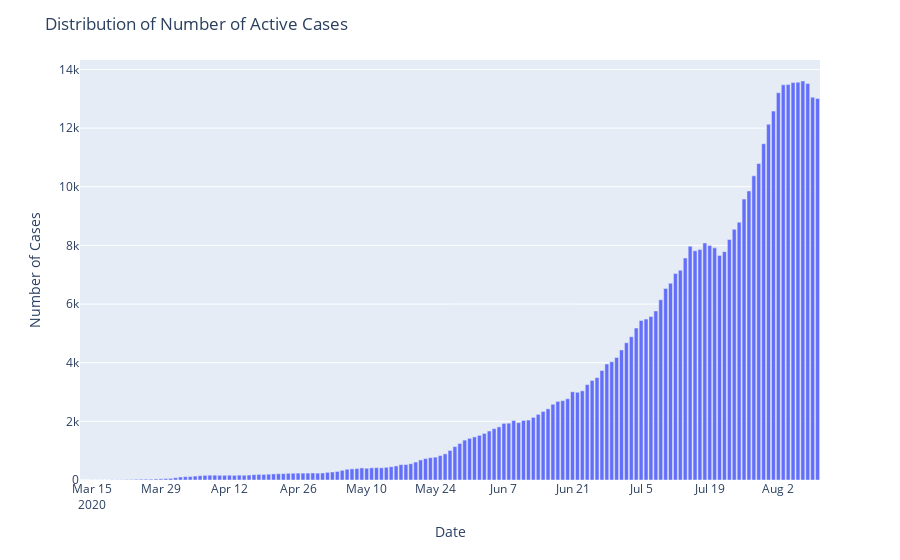

This figure's notebook cell:
### Code cell
fig=px.bar(x=datewise.index,y=datewise["Confirmed"]-datewise["Recovered"]-datewise["Deaths"])
fig.update_layout(title="Distribution of Number of Active Cases",
                  xaxis_title="Date",yaxis_title="Number of Cases",)
fig.show()

### Figure 1 — Plotly figure (JSON) as saved in the notebook; plotly's stock layout.template omitted (floating-point values rounded to 4 significant figures; data arrays with more than 128 entries replaced by an {"elided": "..."} marker saying what was removed)
{"data": [{"alignmentgroup": "True", "hovertemplate": "x=%{x}<br>y=%{y}<extra></extra>", "legendgroup": "", "marker": {"color": "#636efa"}, "name": "", "offsetgroup": "", "orientation": "v", "showlegend": false, "textposition": "auto", "type": "bar", "x": {"elided": "151 str values"}, "xaxis": "x", "y": {"elided": "151 int values"}, "yaxis": "y"}], "layout": {"barmode": "relative", "legend": {"tracegroupgap": 0}, "margin": {"t": 60}, "title": {"text": "Distribution of Number of Active Cases"}, "xaxis": {"anchor": "y", "domain": [0, 1], "title": {"text": "Date"}}, "yaxis": {"anchor": "x", "domain": [0, 1], "title": {"text": "Number of Cases"}}}}
